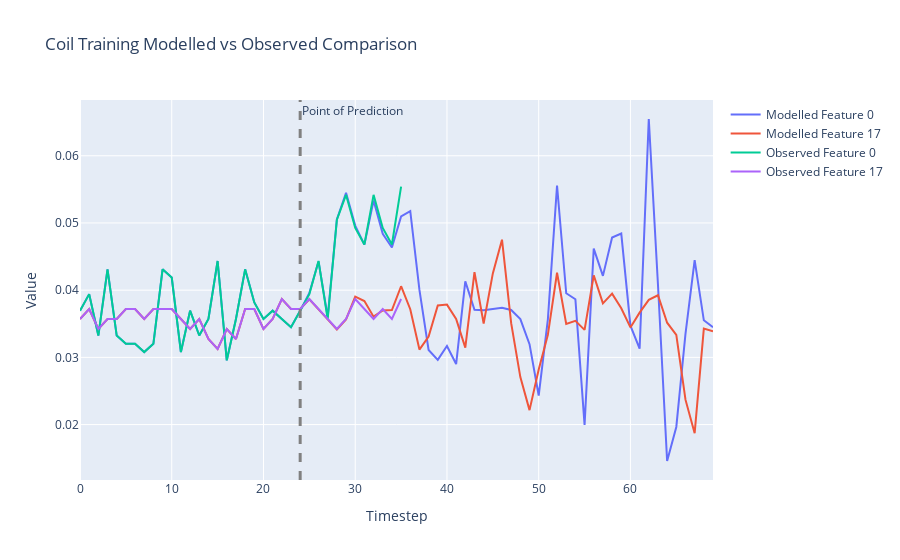

Notebook cell for this chart:
### Code cell
states = []
# Select the batch we want to make predictions for
batch = 13

# After what step do we want the coil to start making its own predictions?
prediction_step = 24

# What features do we want to plot?
feature_sel = [0,17]

# Grab starting state tensor
state_tensor = X[:,0,:]

# How many steps do we want to run the coil overall?
max_steps = 70

states.append(state_tensor[batch,feature_sel])
batch_size = X.shape[0]
transition_tensor = torch.softmax(torch.zeros(batch_size, n_features, n_features), dim = 1).to("cuda")
for step_state in range(1,max_steps):
    state_tensor, transition_tensor = model.step_coil(state_tensor, transition_tensor)
    if step_state <= prediction_step:
        state_tensor = X[:,step_state,:]
    states.append(state_tensor[batch,feature_sel])

    
# Move state dynamics to CPU
data = [row.to('cpu').detach().numpy() for row in states]
traces = list(zip(*data))

# Create the figure and add traces
fig = go.Figure()

# Plotting
for i, trace in enumerate(traces):
    model_trace = go.Scatter(y=trace, mode='lines', name=f'Modelled Feature {feature_sel[i]}')
    fig.add_trace(model_trace)
    
    
# Get observed data to CPU and plot
data = X[batch,:,feature_sel].to('cpu')
# Transpose the data to get 5 traces
traces = list(zip(*data))

# Plotting
for i, trace in enumerate(traces):
    obs_trace = go.Scatter(y=trace, mode='lines', name=f'Observed Feature {feature_sel[i]}')
    fig.add_trace(obs_trace)
    
# Add Line highlighting when the coil becomes responsible for its own predictions
fig.add_vline(x=prediction_step, line_width=3, line_dash="dash", line_color="grey", annotation_text='Point of Prediction')    

# Add title and labels
fig.update_layout(title=f'Coil Training Modelled vs Observed Comparison',
                    xaxis_title='Timestep',
                    yaxis_title='Value')

# Show the figure
fig.show()

### Figure 1 — Plotly figure (JSON) as saved in the notebook; plotly's stock layout.template omitted (floating-point values rounded to 4 significant figures)
{"data": [{"mode": "lines", "name": "Modelled Feature 0", "type": "scatter", "y": [0.03695, 0.03941, 0.03325, 0.0431, 0.03325, 0.03202, 0.03202, 0.03079, 0.03202, 0.0431, 0.04187, 0.03079, 0.03695, 0.03325, 0.03571, 0.04433, 0.02956, 0.03571, 0.0431, 0.03818, 0.03571, 0.03695, 0.03571, 0.03448, 0.03695, 0.03958, 0.04427, 0.03601, 0.05054, 0.05448, 0.04961, 0.04677, 0.05335, 0.0484, 0.04636, 0.05098, 0.05177, 0.04003, 0.0311, 0.02963, 0.03168, 0.02901, 0.04131, 0.03709, 0.03701, 0.03721, 0.03738, 0.03706, 0.03569, 0.03197, 0.02432, 0.03566, 0.05558, 0.03954, 0.03865, 0.01996, 0.04618, 0.04213, 0.04783, 0.04842, 0.03471, 0.0313, 0.06547, 0.04084, 0.01458, 0.01964, 0.0335, 0.04447, 0.03551, 0.03448]}, {"mode": "lines", "name": "Modelled Feature 17", "type": "scatter", "y": [0.03571, 0.0372, 0.03423, 0.03571, 0.03571, 0.0372, 0.0372, 0.03571, 0.0372, 0.0372, 0.0372, 0.03571, 0.03423, 0.03571, 0.03274, 0.03125, 0.03423, 0.03274, 0.0372, 0.0372, 0.03423, 0.03571, 0.03869, 0.0372, 0.0372, 0.03864, 0.03722, 0.03566, 0.03416, 0.03566, 0.03905, 0.03837, 0.03606, 0.03699, 0.03704, 0.04058, 0.03716, 0.03116, 0.0331, 0.03772, 0.03785, 0.03573, 0.03145, 0.04267, 0.03504, 0.04249, 0.04751, 0.03509, 0.02706, 0.02215, 0.02818, 0.03334, 0.04259, 0.03496, 0.03543, 0.03409, 0.04219, 0.03803, 0.03948, 0.0373, 0.03445, 0.03665, 0.03856, 0.03924, 0.03516, 0.03336, 0.02371, 0.01872, 0.03429, 0.03388]}, {"mode": "lines", "name": "Observed Feature 0", "type": "scatter", "y": [0.03695, 0.03941, 0.03325, 0.0431, 0.03325, 0.03202, 0.03202, 0.03079, 0.03202, 0.0431, 0.04187, 0.03079, 0.03695, 0.03325, 0.03571, 0.04433, 0.02956, 0.03571, 0.0431, 0.03818, 0.03571, 0.03695, 0.03571, 0.03448, 0.03695, 0.03941, 0.04433, 0.03571, 0.05049, 0.05419, 0.04926, 0.0468, 0.05419, 0.04926, 0.0468, 0.05542]}, {"mode": "lines", "name": "Observed Feature 17", "type": "scatter", "y": [0.03571, 0.0372, 0.03423, 0.03571, 0.03571, 0.0372, 0.0372, 0.03571, 0.0372, 0.0372, 0.0372, 0.03571, 0.03423, 0.03571, 0.03274, 0.03125, 0.03423, 0.03274, 0.0372, 0.0372, 0.03423, 0.03571, 0.03869, 0.0372, 0.0372, 0.03869, 0.0372, 0.03571, 0.03423, 0.03571, 0.03869, 0.0372, 0.03571, 0.0372, 0.03571, 0.03869]}], "layout": {"annotations": [{"showarrow": false, "text": "Point of Prediction", "x": 24, "xanchor": "left", "xref": "x", "y": 1, "yanchor": "top", "yref": "y domain"}], "shapes": [{"line": {"color": "grey", "dash": "dash", "width": 3}, "type": "line", "x0": 24, "x1": 24, "xref": "x", "y0": 0, "y1": 1, "yref": "y domain"}], "title": {"text": "Coil Training Modelled vs Observed Comparison"}, "xaxis": {"title": {"text": "Timestep"}}, "yaxis": {"title": {"text": "Value"}}}}
